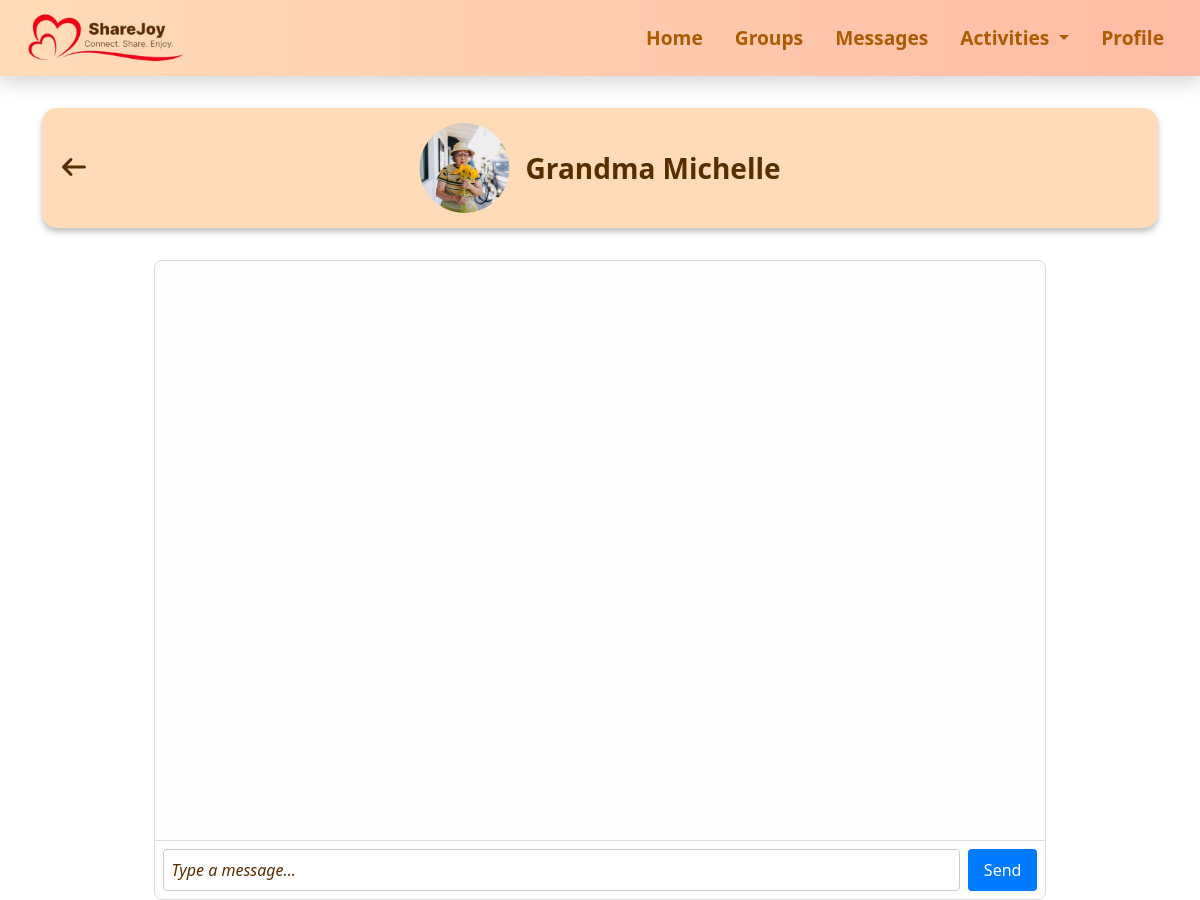
The page /textchat/1 on the database as committed earlier.
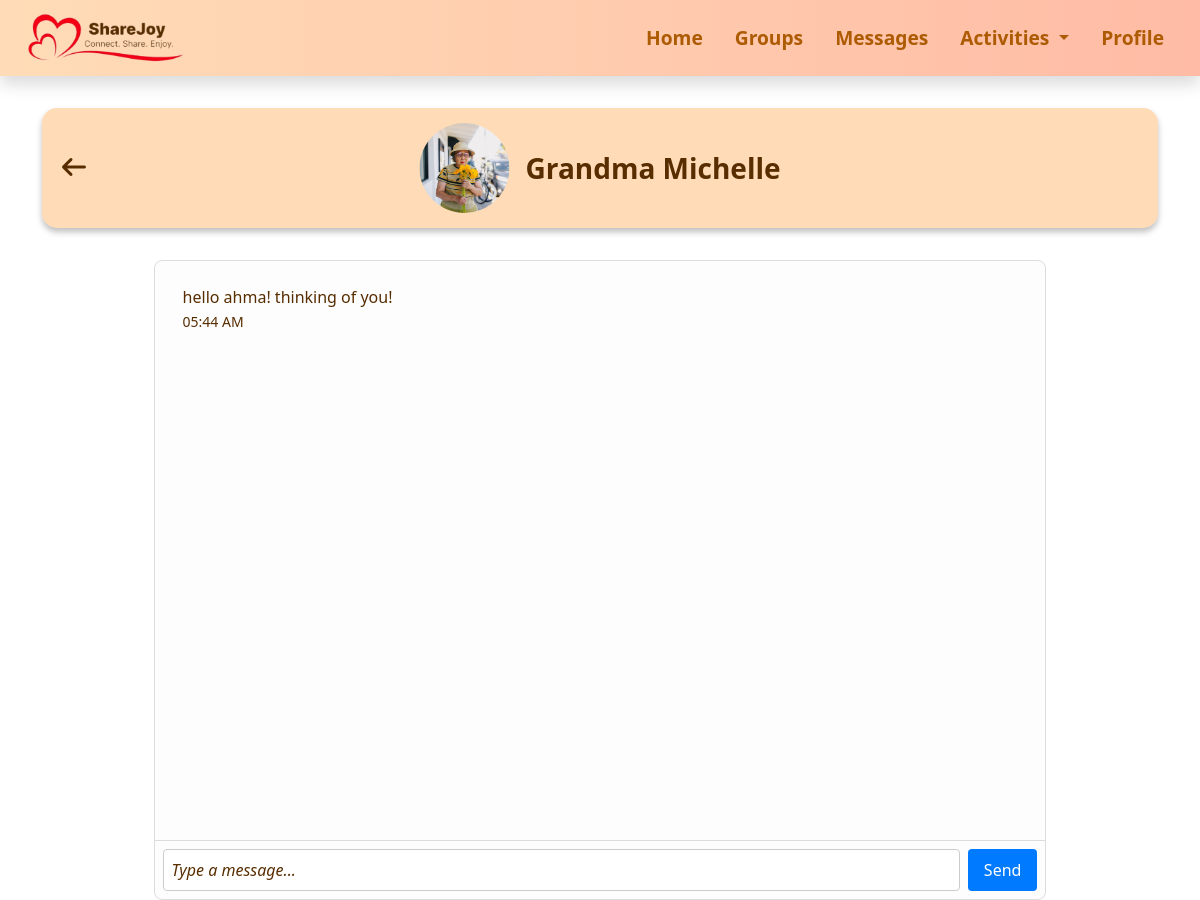
The same page on the database as committed later.
### messages.py (models this page shows)
class Contact(db.Model):
    __tablename__ = 'contact'
    id = db.Column(db.Integer, primary_key=True)
    name = db.Column(db.String(100), nullable=False)
    phone = db.Column(db.String(20))
    short_desc = db.Column(db.String(120))
    image_url = db.Column(db.String(200))
    messages = db.relationship("Message", backref="contact", lazy=True)
    chat_group = db.Column(db.String(50))       # e.g. Family, Friends, Work
    message_status = db.Column(db.String(20))   # e.g. Unread, Read, Archived

class Message(db.Model):
    id = db.Column(db.Integer, primary_key=True)
    username = db.Column(db.String(80), nullable=False)
    content = db.Column(db.Text, nullable=False)
    timestamp = db.Column(db.DateTime, default=datetime.utcnow)
    contact_id = db.Column(db.Integer, db.ForeignKey("contact.id"), nullable=True)

### app.py (the view, shortened to what this page needs)
@app.route("/textchat/<int:contact_id>", methods=["GET", "POST"])
def textchat(contact_id):
    contact = Contact.query.get_or_404(contact_id)
    all_messages = Message.query.filter_by(contact_id=contact.id).order_by(Message.timestamp.asc()).all()
    return render_template("textchat.html", contact=contact, messages=all_messages, title="Chat Room")

### templates/textchat.html
{% extends "base.html" %}
{% block extra_css %}
<link rel="stylesheet" href="{{ url_for('static', filename='css/textchat.css') }}">
{% endblock %}
{% block content %}
<div class="section-box">
  <a href="{{ url_for('messages') }}" class="btn btn-link p-0 back-arrow">
    <i class="fa-solid fa-arrow-left"></i>
  </a>
  <div class="text-pfp-container">
    <img src="{{ url_for('static', filename=(contact.image_url if contact.image_url else 'images/default_pfp.jpg')) }}"
         alt="{{ contact.name }} picture" class="pfp">
    <span class="contact-name fw-semibold">{{ contact.name }}</span>
  </div>
</div>
<div class="chat-container">
  <div class="messages-area">
    {% for message in messages %}
      <div class="message {{ message.type }}">
       <div>{{ message.content }}</div>
          <small>{{ message.timestamp.strftime("%I:%M %p") }}</small>
      </div>
    {% endfor %}
  </div>
  <form method="POST" class="input-area">
  <input type="text" name="content" class="message-input" placeholder="Type a message..." required>
  <button type="submit" class="send-button">Send</button>
</form>
</div>
{% endblock %}

### templates/base.html (shortened to what this page needs)
<!doctype html>
<html lang="en">
<head>
    <link href="https://cdn.jsdelivr.net/npm/bootstrap@5.3.8/dist/css/bootstrap.min.css" rel="stylesheet">
    <link rel="stylesheet" href="{{ url_for('static', filename='css/navbar.css') }}">
    <link rel="stylesheet" href="{{ url_for('static', filename='css/base.css') }}">
    <link rel="stylesheet" href="https://cdnjs.cloudflare.com/ajax/libs/font-awesome/7.0.1/css/all.min.css">
    {% block extra_css %}{% endblock %}
</head>
<body>
    {% include "navbar.html" %}
    <div class="container mt-4">
        {% block content %}{% endblock %}
    </div>
</body>
</html>

### templates/navbar.html (shortened to what this page needs)
<nav class="navbar navbar-expand-md sticky-top shadow">
    <div class="container-fluid align-items-center">
        <a class="navbar-brand ms-3" href="{{ url_for('home') }}"><img
                src="{{ url_for('static', filename='images/navbar.png') }}" alt="ShareJoy" height="50"></a>
        <div class="collapse navbar-collapse" id="navbarNav">
            <ul class="navbar-nav ms-auto">
                <li class="nav-item">
                    <a class="nav-link me-3 fw-bold {% if request.endpoint == 'home' %}active{% endif %}"
                        href="{{ url_for('home') }}">Home</a>
                </li>
                <li class="nav-item">
                    <a class="nav-link me-3 fw-bold {% if request.endpoint == 'groups' %}active{% endif %}"
                        href="{{ url_for('groups') }}">Groups</a>
                </li>
                <li class="nav-item">
                    <a class="nav-link me-3 fw-bold {% if request.endpoint == 'messages' %}active{% endif %}"
                        href="{{ url_for('messages') }}">Messages</a>
                </li>
                <li class="nav-item dropdown">
                    <a class="nav-link me-3 dropdown-toggle fw-bold {% if request.endpoint in ['activities', 'explore', 'schedule'] %}active{% endif %}"
                        href="#" id="activitiesDropdown" role="button" data-bs-toggle="dropdown">
                        Activities
                    </a>
                </li>
                <li class="nav-item">
                    <a class="nav-link me-3 fw-bold {% if request.endpoint == 'profile' %}active{% endif %}"
                        href="{{ url_for('profile') }}">Profile</a>
                </li>
            </ul>
        </div>
    </div>
</nav>

### static/css/navbar.css (style rules this page uses)
.navbar, .dropdown-menu { background: linear-gradient(90deg, #FFDCB7, #ffbba5); border: none; box-shadow: 0 4px 8px rgba(0, 0, 0, 0.1); }
.navbar .nav-link, .dropdown-item { font-size: 1.2rem; color: #ad5b02; transition: color 0.3s ease, transform 0.3s ease; }

### static/css/base.css (style rules this page uses)
.section-box { width: 100%; min-height: 100px; color: #582D00; background-color: #FDF6F0; box-shadow: 0 4px 6px rgba(0, 0, 0, 0.256); padding-top: 20px; padding-bottom: 15px; padding-left: 20px; padding-right: 20px; margin: 2rem auto; border-radius: 15px; }
body { color: #582D00; }
.fa-arrow-left { color: #582D00; font-weight: semibold; font-size: 1.5rem; }
input, textarea { color: #582D00 !important; }
input::placeholder { font-style: italic; color: #582D00; }

### static/css/textchat.css (style rules this page uses)
.section-box { position: relative; width: 100%; height: 120px; background-color: #FFDCB7; }
.back-arrow { position: absolute; left: 1rem; top: 50%; transform: translateY(-50%); }
.text-pfp-container { position: absolute; left: 50%; top: 50%; transform: translate(-50%, -50%); display: inline-flex; align-items: center; gap: 1rem; }
.pfp { width: 90px; height: 90px; object-fit: cover; border-radius: 50%; }
.contact-name { font-size: 1.75rem; font-weight: bold; margin: 0; white-space: nowrap; }
.chat-container { max-width: 80%; margin: 0 auto; background: #fdfdfd; border: 1px solid #ddd; border-radius: 8px; display: flex; flex-direction: column; height: 80vh; }
.messages-area { flex: 1; overflow-y: auto; padding: 1rem; }
.message { margin-bottom: 1rem; padding: .5rem .75rem; border-radius: 6px; max-width: 70%; }
.input-area { display: flex; border-top: 1px solid #ddd; padding: .5rem; }
.message-input { flex: 1; padding: .5rem; border: 1px solid #ccc; border-radius: 4px; }
.send-button { margin-left: .5rem; padding: .5rem 1rem; border: none; background: #007bff; color: white; border-radius: 4px; cursor: pointer; }

Rows that differ between the two databases and show on the page:
added Message: content "hello ahma! thinking of you!", timestamp "05:44 AM"
